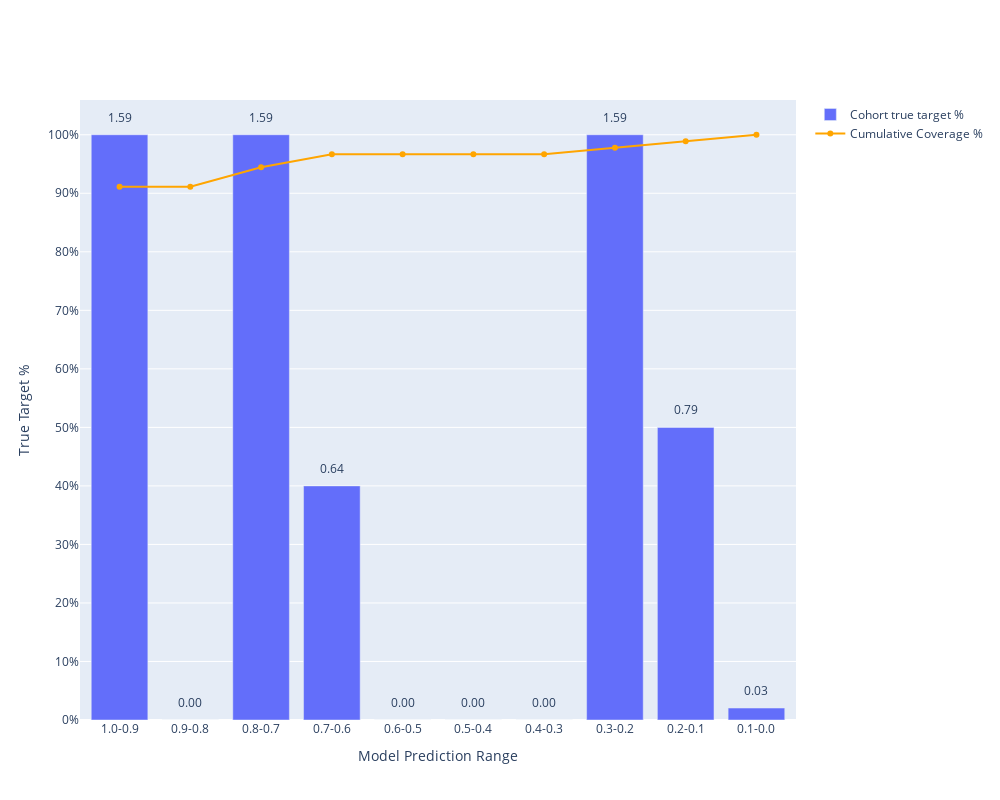

Notebook code for this chart:
### Code cell
def plot_lift(y, y_pred_proba):
    import pandas as pd
    import numpy as np
    from pandas import DataFrame
    from plotly import graph_objects as go
    from sklearn.metrics import precision_score

    ranges = np.linspace(0, 1, 11)

    model_predictions = DataFrame({"target": y, "pred": y_pred_proba})
    model_predictions["decile"] = pd.cut(
        model_predictions["pred"], ranges, include_lowest=True, labels=False
    )
    rand_model_prec = precision_score(
        model_predictions["target"], model_predictions["target"] * 0 + 1
    )

    data = DataFrame(
        columns=["prop_cohort", "size", "true_target_perc", "lift", "acum_coverage"]
    )
    ticks_range = list(range(10))
    ticks_y = [None] * 10
    ticks_x = [None] * 10
    coverage = [None] * 10

    fig = go.Figure()

    bar_x = []
    bar_y = []
    for i in ticks_range:
        ticks_y[i] = "{:.0f}%".format((i + 1) * 10)
        ticks_x[i] = f"{ranges[9-i+1]} - {ranges[9-i]}"

        dec_df = model_predictions[model_predictions["decile"] == 9 - i]
        decile_prec = precision_score(dec_df["target"], dec_df["target"] * 0 + 1)
        lift = decile_prec / rand_model_prec

        if i == 0:
            coverage[i] = dec_df["target"].sum() / model_predictions["target"].sum()
        else:
            coverage[i] = (
                coverage[i - 1]
                + dec_df["target"].sum() / model_predictions["target"].sum()
            )

        bar_x.append(i)
        bar_y.append(decile_prec)
        data = data.append(
            {
                "prop_cohort": ticks_x[i],
                "size": dec_df.shape[0],
                "true_target_perc": decile_prec,
                "lift": lift,
                "acum_coverage": coverage[i],
            },
            ignore_index=True,
        )
        fig.add_annotation(
            x=i, y=decile_prec + 0.03, text="{:.2f}".format(lift), showarrow=False
        )

    fig.add_trace(go.Bar(x=bar_x, y=bar_y, name="Cohort true target %"))

    fig.add_trace(
        go.Scatter(
            x=ticks_range,
            y=coverage,
            line=dict(color="orange"),
            name="Cumulative Coverage %",
        )
    )

    fig.update_layout(
        yaxis=dict(
            title="True Target %",
            tickmode="array",
            tickvals=np.linspace(0, 1, 11),
            ticktext=[f"{i}%" for i in range(0, 101, 10)],
        ),
        xaxis=dict(
            title="Model Prediction Range",
            tickmode="array",
            tickvals=np.linspace(0, 9, 10),
            ticktext=[f"{i/10}-{(i-1)/10}" for i in range(10, 0, -1)],
        ),
        showlegend=True,
        autosize=False,
        width=1000,
        height=800,
    )

    fig.show()


plot_lift(y_test, y_pred_proba)

### Figure 1 — Plotly figure (JSON) as saved in the notebook; plotly's stock layout.template omitted (floating-point values rounded to 4 significant figures)
{"data": [{"name": "Cohort true target %", "type": "bar", "x": [0, 1, 2, 3, 4, 5, 6, 7, 8, 9], "y": [1, 0, 1, 0.4, 0, 0, 0, 1, 0.5, 0.02041]}, {"line": {"color": "orange"}, "name": "Cumulative Coverage %", "type": "scatter", "x": [0, 1, 2, 3, 4, 5, 6, 7, 8, 9], "y": [0.9111, 0.9111, 0.9444, 0.9667, 0.9667, 0.9667, 0.9667, 0.9778, 0.9889, 1.0]}], "layout": {"annotations": [{"showarrow": false, "text": "1.59", "x": 0, "y": 1.03}, {"showarrow": false, "text": "0.00", "x": 1, "y": 0.03}, {"showarrow": false, "text": "1.59", "x": 2, "y": 1.03}, {"showarrow": false, "text": "0.64", "x": 3, "y": 0.43}, {"showarrow": false, "text": "0.00", "x": 4, "y": 0.03}, {"showarrow": false, "text": "0.00", "x": 5, "y": 0.03}, {"showarrow": false, "text": "0.00", "x": 6, "y": 0.03}, {"showarrow": false, "text": "1.59", "x": 7, "y": 1.03}, {"showarrow": false, "text": "0.79", "x": 8, "y": 0.53}, {"showarrow": false, "text": "0.03", "x": 9, "y": 0.05041}], "autosize": false, "height": 800, "showlegend": true, "width": 1000, "xaxis": {"tickmode": "array", "ticktext": ["1.0-0.9", "0.9-0.8", "0.8-0.7", "0.7-0.6", "0.6-0.5", "0.5-0.4", "0.4-0.3", "0.3-0.2", "0.2-0.1", "0.1-0.0"], "tickvals": [0, 1, 2, 3, 4, 5, 6, 7, 8, 9], "title": {"text": "Model Prediction Range"}}, "yaxis": {"tickmode": "array", "ticktext": ["0%", "10%", "20%", "30%", "40%", "50%", "60%", "70%", "80%", "90%", "100%"], "tickvals": [0, 0.1, 0.2, 0.3, 0.4, 0.5, 0.6, 0.7, 0.8, 0.9, 1], "title": {"text": "True Target %"}}}}
